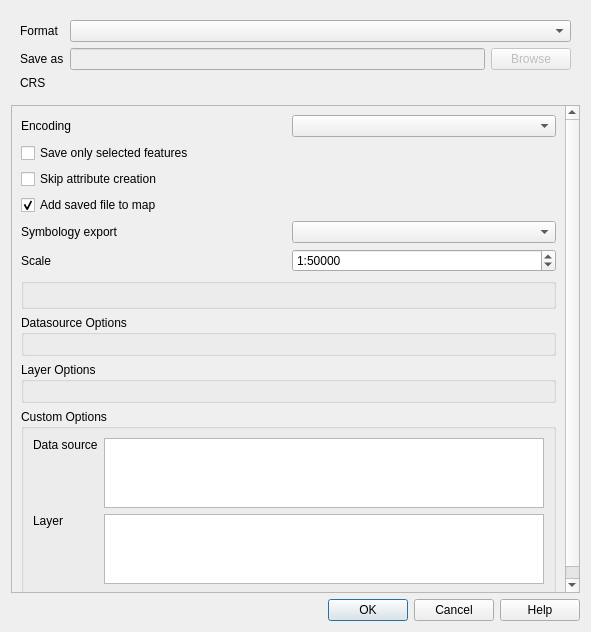
<?xml version="1.0" encoding="UTF-8"?>
<ui version="4.0">
 <class>QgsVectorLayerSaveAsDialogBase</class>
 <widget class="QDialog" name="QgsVectorLayerSaveAsDialogBase">
  <property name="geometry">
   <rect>
    <x>0</x>
    <y>0</y>
    <width>591</width>
    <height>632</height>
   </rect>
  </property>
  <property name="sizePolicy">
   <sizepolicy hsizetype="Preferred" vsizetype="Preferred">
    <horstretch>0</horstretch>
    <verstretch>0</verstretch>
   </sizepolicy>
  </property>
  <property name="windowTitle">
   <string>Save vector layer as...</string>
  </property>
  <layout class="QVBoxLayout" name="verticalLayout_2">
   <item>
    <widget class="QWidget" name="widget" native="true">
     <layout class="QGridLayout" name="gridLayout_4">
      <item row="2" column="0">
       <widget class="QLabel" name="label_3">
        <property name="text">
         <string>CRS</string>
        </property>
       </widget>
      </item>
      <item row="1" column="1">
       <widget class="QLineEdit" name="leFilename">
        <property name="enabled">
         <bool>false</bool>
        </property>
       </widget>
      </item>
      <item row="1" column="2">
       <widget class="QPushButton" name="browseFilename">
        <property name="enabled">
         <bool>false</bool>
        </property>
        <property name="text">
         <string>Browse</string>
        </property>
       </widget>
      </item>
      <item row="0" column="0">
       <widget class="QLabel" name="label_2">
        <property name="text">
         <string>Format</string>
        </property>
        <property name="buddy">
         <cstring>mFormatComboBox</cstring>
        </property>
       </widget>
      </item>
      <item row="0" column="1" colspan="2">
       <widget class="QComboBox" name="mFormatComboBox"/>
      </item>
      <item row="1" column="0">
       <widget class="QLabel" name="label">
        <property name="text">
         <string>Save as</string>
        </property>
        <property name="buddy">
         <cstring>leFilename</cstring>
        </property>
       </widget>
      </item>
      <item row="2" column="1" colspan="2">
       <widget class="QgsProjectionSelectionWidget" name="mCrsSelector" native="true">
        <property name="focusPolicy">
         <enum>Qt::StrongFocus</enum>
        </property>
       </widget>
      </item>
     </layout>
    </widget>
   </item>
   <item>
    <widget class="QScrollArea" name="scrollArea">
     <property name="widgetResizable">
      <bool>true</bool>
     </property>
     <widget class="QWidget" name="scrollAreaWidgetContents">
      <property name="geometry">
       <rect>
        <x>0</x>
        <y>0</y>
        <width>555</width>
        <height>523</height>
       </rect>
      </property>
      <layout class="QVBoxLayout" name="verticalLayout">
       <item>
        <layout class="QHBoxLayout" name="horizontalLayout_3">
         <item>
          <widget class="QLabel" name="label_4">
           <property name="text">
            <string>Encoding</string>
           </property>
           <property name="buddy">
            <cstring>mEncodingComboBox</cstring>
           </property>
          </widget>
         </item>
         <item>
          <widget class="QComboBox" name="mEncodingComboBox"/>
         </item>
        </layout>
       </item>
       <item>
        <widget class="QCheckBox" name="mSelectedOnly">
         <property name="text">
          <string>Save only selected features</string>
         </property>
        </widget>
       </item>
       <item>
        <widget class="QCheckBox" name="mSkipAttributeCreation">
         <property name="toolTip">
          <string>This allows one to surpress attribute creation as some OGR drivers (eg. DGN, DXF) don't support it.</string>
         </property>
         <property name="text">
          <string>Skip attribute creation</string>
         </property>
        </widget>
       </item>
       <item>
        <widget class="QCheckBox" name="mAddToCanvas">
         <property name="text">
          <string>Add saved file to map</string>
         </property>
         <property name="checked">
          <bool>true</bool>
         </property>
        </widget>
       </item>
       <item>
        <layout class="QHBoxLayout" name="horizontalLayout_2">
         <item>
          <widget class="QLabel" name="mSymbologyExportLabel">
           <property name="text">
            <string>Symbology export</string>
           </property>
          </widget>
         </item>
         <item>
          <widget class="QComboBox" name="mSymbologyExportComboBox"/>
         </item>
        </layout>
       </item>
       <item>
        <layout class="QHBoxLayout" name="horizontalLayout">
         <item>
          <widget class="QLabel" name="mScaleLabel">
           <property name="text">
            <string>Scale</string>
           </property>
          </widget>
         </item>
         <item>
          <widget class="QSpinBox" name="mScaleSpinBox">
           <property name="prefix">
            <string>1:</string>
           </property>
           <property name="maximum">
            <number>999999999</number>
           </property>
           <property name="value">
            <number>50000</number>
           </property>
          </widget>
         </item>
        </layout>
       </item>
       <item>
        <widget class="QgsExtentGroupBox" name="mExtentGroupBox"/>
       </item>
       <item>
        <widget class="QgsCollapsibleGroupBox" name="mDatasourceOptionsGroupBox">
         <property name="title">
          <string>Datasource Options</string>
         </property>
         <layout class="QFormLayout" name="formLayout">
          <property name="fieldGrowthPolicy">
           <enum>QFormLayout::AllNonFixedFieldsGrow</enum>
          </property>
         </layout>
        </widget>
       </item>
       <item>
        <widget class="QgsCollapsibleGroupBox" name="mLayerOptionsGroupBox">
         <property name="title">
          <string>Layer Options</string>
         </property>
         <layout class="QFormLayout" name="formLayout_2">
          <property name="fieldGrowthPolicy">
           <enum>QFormLayout::AllNonFixedFieldsGrow</enum>
          </property>
         </layout>
        </widget>
       </item>
       <item>
        <widget class="QgsCollapsibleGroupBox" name="mOgrOptionsGroupBox">
         <property name="title">
          <string>Custom Options</string>
         </property>
         <property name="collapsed" stdset="0">
          <bool>true</bool>
         </property>
         <layout class="QGridLayout" name="gridLayout_3">
          <item row="0" column="0">
           <widget class="QLabel" name="label_5">
            <property name="text">
             <string>Data source</string>
            </property>
            <property name="alignment">
             <set>Qt::AlignLeading|Qt::AlignLeft|Qt::AlignTop</set>
            </property>
            <property name="buddy">
             <cstring>mOgrDatasourceOptions</cstring>
            </property>
           </widget>
          </item>
          <item row="0" column="1">
           <widget class="QTextEdit" name="mOgrDatasourceOptions">
            <property name="sizePolicy">
             <sizepolicy hsizetype="Expanding" vsizetype="Expanding">
              <horstretch>0</horstretch>
              <verstretch>0</verstretch>
             </sizepolicy>
            </property>
            <property name="minimumSize">
             <size>
              <width>0</width>
              <height>0</height>
             </size>
            </property>
            <property name="maximumSize">
             <size>
              <width>16777215</width>
              <height>16777215</height>
             </size>
            </property>
            <property name="baseSize">
             <size>
              <width>0</width>
              <height>0</height>
             </size>
            </property>
           </widget>
          </item>
          <item row="1" column="0">
           <widget class="QLabel" name="label_6">
            <property name="text">
             <string>Layer</string>
            </property>
            <property name="alignment">
             <set>Qt::AlignLeading|Qt::AlignLeft|Qt::AlignTop</set>
            </property>
            <property name="buddy">
             <cstring>mOgrLayerOptions</cstring>
            </property>
           </widget>
          </item>
          <item row="1" column="1">
           <widget class="QTextEdit" name="mOgrLayerOptions">
            <property name="sizePolicy">
             <sizepolicy hsizetype="Expanding" vsizetype="Expanding">
              <horstretch>0</horstretch>
              <verstretch>0</verstretch>
             </sizepolicy>
            </property>
            <property name="minimumSize">
             <size>
              <width>0</width>
              <height>0</height>
             </size>
            </property>
            <property name="maximumSize">
             <size>
              <width>16777215</width>
              <height>16777215</height>
             </size>
            </property>
            <property name="baseSize">
             <size>
              <width>0</width>
              <height>0</height>
             </size>
            </property>
           </widget>
          </item>
         </layout>
         <zorder>label_6</zorder>
         <zorder>label_5</zorder>
         <zorder>mOgrDatasourceOptions</zorder>
         <zorder>mOgrLayerOptions</zorder>
        </widget>
       </item>
      </layout>
     </widget>
    </widget>
   </item>
   <item>
    <widget class="QDialogButtonBox" name="buttonBox">
     <property name="orientation">
      <enum>Qt::Horizontal</enum>
     </property>
     <property name="standardButtons">
      <set>QDialogButtonBox::Cancel|QDialogButtonBox::Help|QDialogButtonBox::Ok</set>
     </property>
    </widget>
   </item>
  </layout>
 </widget>
 <customwidgets>
  <customwidget>
   <class>QgsCollapsibleGroupBox</class>
   <extends>QGroupBox</extends>
   <header>qgscollapsiblegroupbox.h</header>
   <container>1</container>
  </customwidget>
  <customwidget>
   <class>QgsProjectionSelectionWidget</class>
   <extends>QWidget</extends>
   <header location="global">qgsprojectionselectionwidget.h</header>
   <container>1</container>
  </customwidget>
  <customwidget>
   <class>QgsExtentGroupBox</class>
   <extends>QGroupBox</extends>
   <header>qgsextentgroupbox.h</header>
   <container>1</container>
  </customwidget>
 </customwidgets>
 <tabstops>
  <tabstop>mFormatComboBox</tabstop>
  <tabstop>leFilename</tabstop>
  <tabstop>browseFilename</tabstop>
  <tabstop>mCrsSelector</tabstop>
  <tabstop>scrollArea</tabstop>
  <tabstop>mEncodingComboBox</tabstop>
  <tabstop>mSelectedOnly</tabstop>
  <tabstop>mSkipAttributeCreation</tabstop>
  <tabstop>mAddToCanvas</tabstop>
  <tabstop>mSymbologyExportComboBox</tabstop>
  <tabstop>mScaleSpinBox</tabstop>
  <tabstop>mOgrDatasourceOptions</tabstop>
  <tabstop>mOgrLayerOptions</tabstop>
  <tabstop>buttonBox</tabstop>
 </tabstops>
 <resources/>
 <connections>
  <connection>
   <sender>buttonBox</sender>
   <signal>accepted()</signal>
   <receiver>QgsVectorLayerSaveAsDialogBase</receiver>
   <slot>accept()</slot>
   <hints>
    <hint type="sourcelabel">
     <x>266</x>
     <y>268</y>
    </hint>
    <hint type="destinationlabel">
     <x>157</x>
     <y>274</y>
    </hint>
   </hints>
  </connection>
  <connection>
   <sender>buttonBox</sender>
   <signal>rejected()</signal>
   <receiver>QgsVectorLayerSaveAsDialogBase</receiver>
   <slot>reject()</slot>
   <hints>
    <hint type="sourcelabel">
     <x>334</x>
     <y>268</y>
    </hint>
    <hint type="destinationlabel">
     <x>286</x>
     <y>274</y>
    </hint>
   </hints>
  </connection>
 </connections>
</ui>
